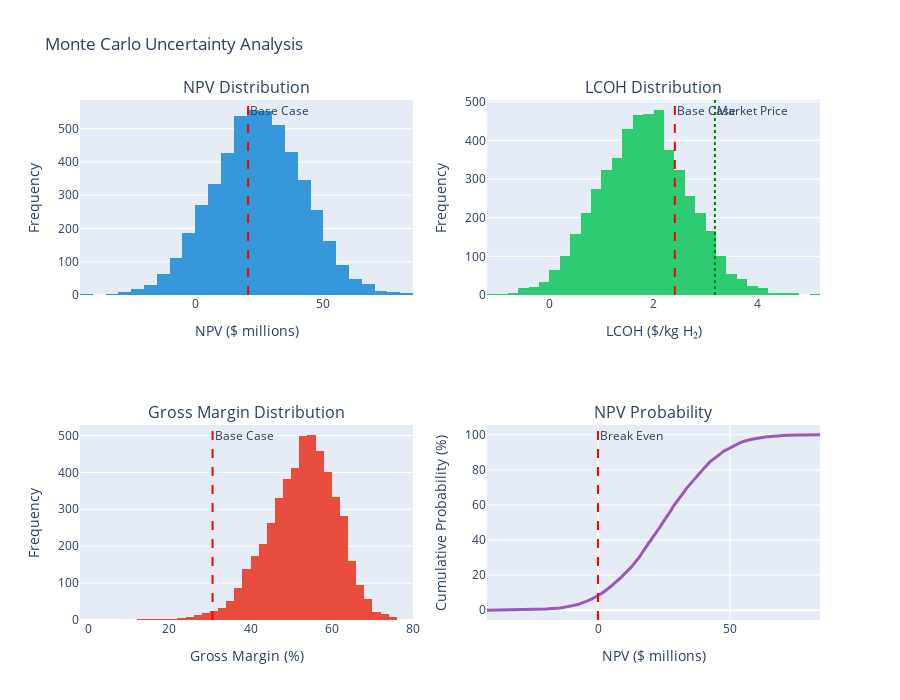

Notebook source saved alongside this figure:
### Code cell
# Monte Carlo simulation for uncertainty analysis
np.random.seed(42)
n_simulations = 5000

print("Running Monte Carlo simulation with 5,000 iterations...")
print("This quantifies project risk by sampling from parameter distributions\n")

# Storage for results
npv_results = []
irr_results = []
lcoh_results = []
margin_results = []

for i in range(n_simulations):
    # Sample parameters from distributions
    # Using normal distribution with std = (high - low) / 6 (capturing 99.7% within range)
    
    elec_price_sim = np.random.normal(
        electricity_price, 
        (sensitivity_ranges[sensitivity_ranges['parameter'] == 'electricity_price']['high_value'].values[0] - 
         sensitivity_ranges[sensitivity_ranges['parameter'] == 'electricity_price']['low_value'].values[0]) / 6)
    
    elec_price_sim = max(0.03, min(0.15, elec_price_sim))  # Bound to reasonable range

    h2_price_sim = np.random.normal(
        h2_price,
        (5.0 - 2.0) / 6
    )
    h2_price_sim = max(1.5, min(6.0, h2_price_sim))

    cb_price_sim = np.random.normal(
        cb_price,
        (3.0 - 1.0) / 6
    )
    cb_price_sim = max(0.5, min(3.5, cb_price_sim))

    rng_price_sim = np.random.normal(
        rng_price,
        (0.25 - 0.10) / 6
    )
    rng_price_sim = max(0, min(0.30, rng_price_sim))

    capex_sim = np.random.normal(
        capex,
        (capex * 0.2) / 3  # ±20% range
    )
    capex_sim = max(capex * 0.7, min(capex * 1.3, capex_sim))

    capacity_factor_sim = np.random.normal(
        capacity_factor,
        (0.95 - 0.85) / 6
    )
    capacity_factor_sim = max(0.80, min(0.98, capacity_factor_sim))

    # Recalculate metrics with sampled parameters
    h2_annual_sim = h2_rate * operating_hours * capacity_factor_sim
    cb_annual_sim = cb_rate * operating_hours * capacity_factor_sim

    # Revenue
    h2_revenue_sim = h2_annual_sim * h2_price_sim
    cb_revenue_sim = cb_annual_sim * cb_price_sim
    total_revenue_sim = h2_revenue_sim + cb_revenue_sim

    # Costs
    rng_annual_consumption = 1923 * operating_hours
    rng_cost_sim = rng_annual_consumption * rng_price_sim
    elec_cost_sim = h2_annual_sim * energy_per_kg_h2 * elec_price_sim
    variable_costs_sim = rng_cost_sim + elec_cost_sim + cooling_cost + process_water_cost

    # Margin
    margin_sim = total_revenue_sim - variable_costs_sim
    margin_pct_sim = margin_sim / total_revenue_sim * 100

    # LCOH (simplified)
    total_annual_cost_sim = (capex_sim * ((discount_rate * (1+discount_rate)**plant_lifetime) / 
                                          ((1+discount_rate)**plant_lifetime - 1))) + variable_costs_sim
    lcoh_sim = (total_annual_cost_sim - cb_revenue_sim) / h2_annual_sim

    # NPV (simplified)
    annual_cf = margin_sim
    annuity_factor = (1 - (1 + discount_rate)**(-plant_lifetime)) / discount_rate
    npv_sim = -capex_sim + annual_cf * annuity_factor

    # IRR (approximation)
    if annual_cf > 0:
        irr_sim = (annual_cf / capex_sim) * 100
    else:
        irr_sim = -100

    npv_results.append(npv_sim)
    irr_results.append(irr_sim)
    lcoh_results.append(lcoh_sim)
    margin_results.append(margin_pct_sim)

# convert to arrays

npv_results = np.array(npv_results)
irr_results = np.array(irr_results)
lcoh_results = np.array(lcoh_results)
margin_results = np.array(margin_results)

print("="*80)
print("MONTE CARLO UNCERTAINTY ANALYSIS RESULTS (5,000 iterations)")
print("="*80)
print(f"\n💰 NET PRESENT VALUE:")
print(f"   Mean:              ${np.mean(npv_results)/1e6:>8.2f} million")
print(f"   Median:            ${np.median(npv_results)/1e6:>8.2f} million")
print(f"   Std Deviation:     ${np.std(npv_results)/1e6:>8.2f} million")
print(f"   5th Percentile:    ${np.percentile(npv_results, 5)/1e6:>8.2f} million")
print(f"   95th Percentile:   ${np.percentile(npv_results, 95)/1e6:>8.2f} million")
print(f"   Probability NPV>0: {(npv_results > 0).sum() / len(npv_results) * 100:>7.1f}%")
print(f"\n💵 LEVELIZED COST OF HYDROGEN:")
print(f"   Mean:              ${np.mean(lcoh_results):>8.2f}/kg")
print(f"   Median:            ${np.median(lcoh_results):>8.2f}/kg")
print(f"   Std Deviation:     ${np.std(lcoh_results):>8.2f}/kg")
print(f"   5th Percentile:    ${np.percentile(lcoh_results, 5):>8.2f}/kg")
print(f"   95th Percentile:   ${np.percentile(lcoh_results, 95):>8.2f}/kg")
print(f"   Probability LCOH<$3.18: {(lcoh_results < h2_price).sum() / len(lcoh_results) * 100:>4.1f}%")
print(f"\n📊 GROSS MARGIN:")
print(f"   Mean:              {np.mean(margin_results):>8.1f}%")
print(f"   Median:            {np.median(margin_results):>8.1f}%")
print(f"   5th Percentile:    {np.percentile(margin_results, 5):>8.1f}%")
print(f"   95th Percentile:   {np.percentile(margin_results, 95):>8.1f}%")
print(f"   Probability Margin>20%: {(margin_results > 20).sum() / len(margin_results) * 100:>4.1f}%")

#visualize distributions
fig = make_subplots(
rows=2, cols=2,
subplot_titles=('NPV Distribution', 'LCOH Distribution',
'Gross Margin Distribution', 'NPV Probability'),
specs=[[{'type': 'histogram'}, {'type': 'histogram'}],
[{'type': 'histogram'}, {'type': 'scatter'}]]
)

#npv histogram
fig.add_trace(
go.Histogram(x=npv_results/1e6, name='NPV', marker_color='#3498db',
nbinsx=50, showlegend=False),
row=1, col=1
)
fig.add_vline(x=npv/1e6, line_dash="dash", line_color="red",
annotation_text="Base Case", row=1, col=1)

#lcoh histogram
fig.add_trace(
go.Histogram(x=lcoh_results, name='LCOH', marker_color='#2ecc71',
nbinsx=50, showlegend=False),
row=1, col=2
)
fig.add_vline(x=lcoh, line_dash="dash", line_color="red",
annotation_text="Base Case", row=1, col=2)
fig.add_vline(x=h2_price, line_dash="dot", line_color="green",
annotation_text="Market Price", row=1, col=2)

#margin histogram
fig.add_trace(
go.Histogram(x=margin_results, name='Margin', marker_color='#e74c3c',
nbinsx=50, showlegend=False),
row=2, col=1
)
fig.add_vline(x=gross_margin/total_revenue*100, line_dash="dash", line_color="red",
annotation_text="Base Case", row=2, col=1)

#npv cumulative probability
sorted_npv = np.sort(npv_results)
cumulative_prob = np.arange(1, len(sorted_npv) + 1) / len(sorted_npv) * 100
fig.add_trace(
go.Scatter(x=sorted_npv/1e6, y=cumulative_prob,
mode='lines', line=dict(width=3, color='#9b59b6'),
showlegend=False),
row=2, col=2
)
fig.add_vline(x=0, line_dash="dash", line_color="red",
annotation_text="Break Even", row=2, col=2)
fig.update_xaxes(title_text="NPV ($ millions)", row=1, col=1)
fig.update_xaxes(title_text="LCOH ($/kg H₂)", row=1, col=2)
fig.update_xaxes(title_text="Gross Margin (%)", row=2, col=1)
fig.update_xaxes(title_text="NPV ($ millions)", row=2, col=2)
fig.update_yaxes(title_text="Frequency", row=1, col=1)
fig.update_yaxes(title_text="Frequency", row=1, col=2)
fig.update_yaxes(title_text="Frequency", row=2, col=1)
fig.update_yaxes(title_text="Cumulative Probability (%)", row=2, col=2)
fig.update_layout(height=700, title_text="Monte Carlo Uncertainty Analysis")
fig.show()

#percentile analysis
percentiles = [5, 10, 25, 50, 75, 90, 95]
print("\n📈 Percentile Analysis:")
print("\nNPV ($ millions):")
for p in percentiles:
    print(f"   {p:>2}th percentile: ${np.percentile(npv_results, p)/1e6:>6.1f}M")
    print("\nLCOH ($/kg H₂):")
for p in percentiles:
    print(f"   {p:>2}th percentile: ${np.percentile(lcoh_results, p):>5.2f}")
    print(f"\n🎯 Risk Assessment:")
    print(f"   • {(npv_results > 0).sum() / len(npv_results) * 100:.1f}% probability of positive NPV")
    print(f"   • {(lcoh_results < h2_price).sum() / len(lcoh_results) * 100:.1f}% probability LCOH below market price")
    print(f"   • {(margin_results > 20).sum() / len(margin_results) * 100:.1f}% probability of healthy margin (>20%)")
if (npv_results > 0).sum() / len(npv_results) > 0.7:
    print(f"\n   ✅ Project shows STRONG robustness to uncertainty")
elif (npv_results > 0).sum() / len(npv_results) > 0.5:
    print(f"\n   ⚠️ Project shows MODERATE robustness to uncertainty")
else:
    print(f"\n   ❌ Project shows HIGH risk under uncertainty")

### Figure 1 — Plotly figure (JSON) as saved in the notebook; plotly's stock layout.template omitted (floating-point values rounded to 4 significant figures; data arrays with more than 128 entries replaced by an {"elided": "..."} marker saying what was removed)
{"data": [{"marker": {"color": "#3498db"}, "name": "NPV", "nbinsx": 50, "showlegend": false, "type": "histogram", "x": {"elided": "5000 float values"}, "xaxis": "x", "yaxis": "y"}, {"marker": {"color": "#2ecc71"}, "name": "LCOH", "nbinsx": 50, "showlegend": false, "type": "histogram", "x": {"elided": "5000 float values"}, "xaxis": "x2", "yaxis": "y2"}, {"marker": {"color": "#e74c3c"}, "name": "Margin", "nbinsx": 50, "showlegend": false, "type": "histogram", "x": {"elided": "5000 float values"}, "xaxis": "x3", "yaxis": "y3"}, {"line": {"color": "#9b59b6", "width": 3}, "mode": "lines", "showlegend": false, "type": "scatter", "x": {"elided": "5000 float values"}, "xaxis": "x4", "y": {"elided": "5000 float values"}, "yaxis": "y4"}], "layout": {"annotations": [{"font": {"size": 16}, "showarrow": false, "text": "NPV Distribution", "x": 0.225, "xanchor": "center", "xref": "paper", "y": 1, "yanchor": "bottom", "yref": "paper"}, {"font": {"size": 16}, "showarrow": false, "text": "LCOH Distribution", "x": 0.775, "xanchor": "center", "xref": "paper", "y": 1, "yanchor": "bottom", "yref": "paper"}, {"font": {"size": 16}, "showarrow": false, "text": "Gross Margin Distribution", "x": 0.225, "xanchor": "center", "xref": "paper", "y": 0.375, "yanchor": "bottom", "yref": "paper"}, {"font": {"size": 16}, "showarrow": false, "text": "NPV Probability", "x": 0.775, "xanchor": "center", "xref": "paper", "y": 0.375, "yanchor": "bottom", "yref": "paper"}, {"showarrow": false, "text": "Base Case", "x": 20.63, "xanchor": "left", "xref": "x", "y": 1, "yanchor": "top", "yref": "y domain"}, {"showarrow": false, "text": "Base Case", "x": 2.41, "xanchor": "left", "xref": "x2", "y": 1, "yanchor": "top", "yref": "y2 domain"}, {"showarrow": false, "text": "Market Price", "x": 3.18, "xanchor": "left", "xref": "x2", "y": 1, "yanchor": "top", "yref": "y2 domain"}, {"showarrow": false, "text": "Base Case", "x": 30.64, "xanchor": "left", "xref": "x3", "y": 1, "yanchor": "top", "yref": "y3 domain"}, {"showarrow": false, "text": "Break Even", "x": 0, "xanchor": "left", "xref": "x4", "y": 1, "yanchor": "top", "yref": "y4 domain"}], "height": 700, "shapes": [{"line": {"color": "red", "dash": "dash"}, "type": "line", "x0": 20.63, "x1": 20.63, "xref": "x", "y0": 0, "y1": 1, "yref": "y domain"}, {"line": {"color": "red", "dash": "dash"}, "type": "line", "x0": 2.41, "x1": 2.41, "xref": "x2", "y0": 0, "y1": 1, "yref": "y2 domain"}, {"line": {"color": "green", "dash": "dot"}, "type": "line", "x0": 3.18, "x1": 3.18, "xref": "x2", "y0": 0, "y1": 1, "yref": "y2 domain"}, {"line": {"color": "red", "dash": "dash"}, "type": "line", "x0": 30.64, "x1": 30.64, "xref": "x3", "y0": 0, "y1": 1, "yref": "y3 domain"}, {"line": {"color": "red", "dash": "dash"}, "type": "line", "x0": 0, "x1": 0, "xref": "x4", "y0": 0, "y1": 1, "yref": "y4 domain"}], "title": {"text": "Monte Carlo Uncertainty Analysis"}, "xaxis": {"anchor": "y", "domain": [0, 0.45], "title": {"text": "NPV ($ millions)"}}, "xaxis2": {"anchor": "y2", "domain": [0.55, 1], "title": {"text": "LCOH ($/kg H₂)"}}, "xaxis3": {"anchor": "y3", "domain": [0, 0.45], "title": {"text": "Gross Margin (%)"}}, "xaxis4": {"anchor": "y4", "domain": [0.55, 1], "title": {"text": "NPV ($ millions)"}}, "yaxis": {"anchor": "x", "domain": [0.625, 1], "title": {"text": "Frequency"}}, "yaxis2": {"anchor": "x2", "domain": [0.625, 1], "title": {"text": "Frequency"}}, "yaxis3": {"anchor": "x3", "domain": [0, 0.375], "title": {"text": "Frequency"}}, "yaxis4": {"anchor": "x4", "domain": [0, 0.375], "title": {"text": "Cumulative Probability (%)"}}}}
